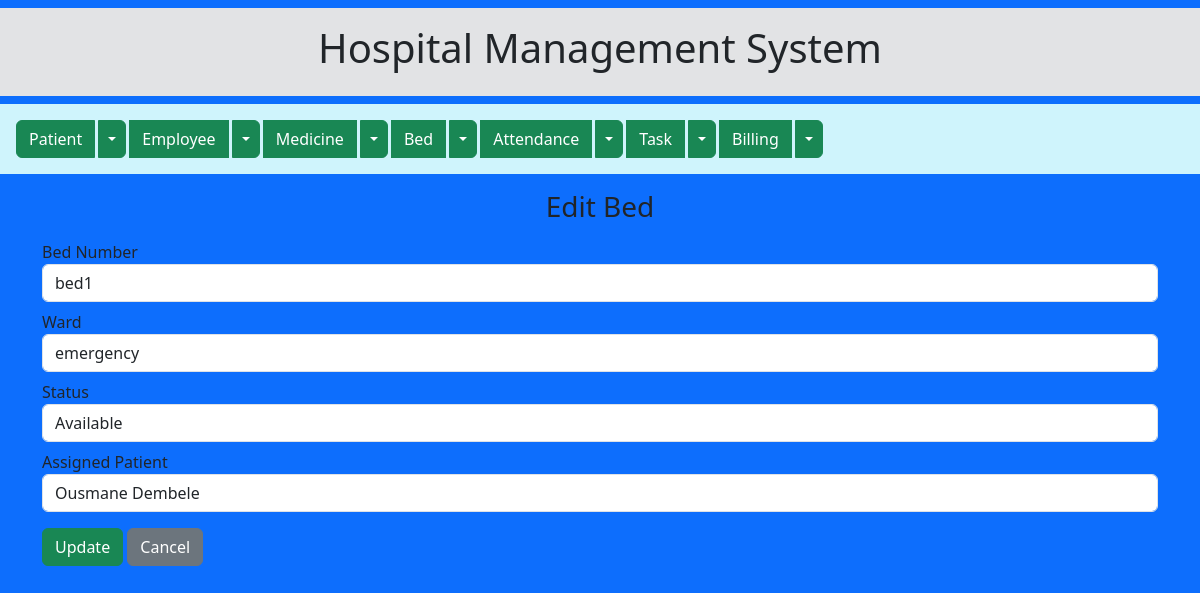
The page /edit_bed/1 on the database its author committed.
### models/models_bed.py (models this page shows)
class Bed(db.Model):
    id = db.Column(db.Integer, primary_key=True)
    bed_number = db.Column(db.String(20))
    ward = db.Column(db.String(100))
    status = db.Column(db.String(20), default='Available')  # Available / Occupied
    patient_id = db.Column(db.Integer, db.ForeignKey('patient.id'), nullable=True)

### models/models_patient.py (models this page shows)
class Patient(db.Model):
    id = db.Column(db.Integer, primary_key=True)
    name = db.Column(db.String(100))
    age = db.Column(db.Integer)
    phone = db.Column(db.String(20))   # fixed: was 'Phone' (capital P) — caused a bug
    address = db.Column(db.String(200))

### app.py (the view)
@app.route('/edit_bed/<int:id>', methods=['GET', 'POST'])
def edit_bed(id):
    bed = get_bed_by_id(id)
    if request.method == 'POST':
        update_bed_service(id, request.form)
        return redirect(url_for('view_update_bed'))
    patients = get_all_patients()
    return render_template('edit_bed.html', bed=bed, patients=patients)

### services/services_bed.py (called while the page is built)
def get_bed_by_id(id):
    return Bed.query.get(id)

### services/services_patient.py (called while the page is built)
def get_all_patients():
    return Patient.query.all()

### templates/edit_bed.html (shortened to what this page needs)
{% extends "base.html" %}
{% block content %}
<h3 class="text-center mt-2">Edit Bed</h3>
<form method="POST" class="mt-3">
    <div class="mb-2"><label>Bed Number</label><input type="text" name="bed_number" class="form-control" value="{{ bed.bed_number }}" required></div>
    <div class="mb-2"><label>Ward</label><input type="text" name="ward" class="form-control" value="{{ bed.ward }}" required></div>
    <div class="mb-2"><label>Status</label>
        <select name="status" class="form-control">
            {% for s in ['Available','Occupied'] %}
            <option {% if bed.status == s %}selected{% endif %}>{{ s }}</option>
            {% endfor %}
        </select>
    </div>
    <div class="mb-3"><label>Assigned Patient</label>
        <select name="patient_id" class="form-control">
            {% for p in patients %}
            <option value="{{ p.id }}" {% if bed.patient_id == p.id %}selected{% endif %}>{{ p.name }}</option>
            {% endfor %}
        </select>
    </div>
    <button type="submit" class="btn btn-success">Update</button>
    <a href="{{ url_for('view_update_bed') }}" class="btn btn-secondary">Cancel</a>
</form>
{% endblock %}

### rows shown on the page
Bed: bed_number "bed1", ward "emergency", status "Available", patient_id "Ousmane Dembele"
